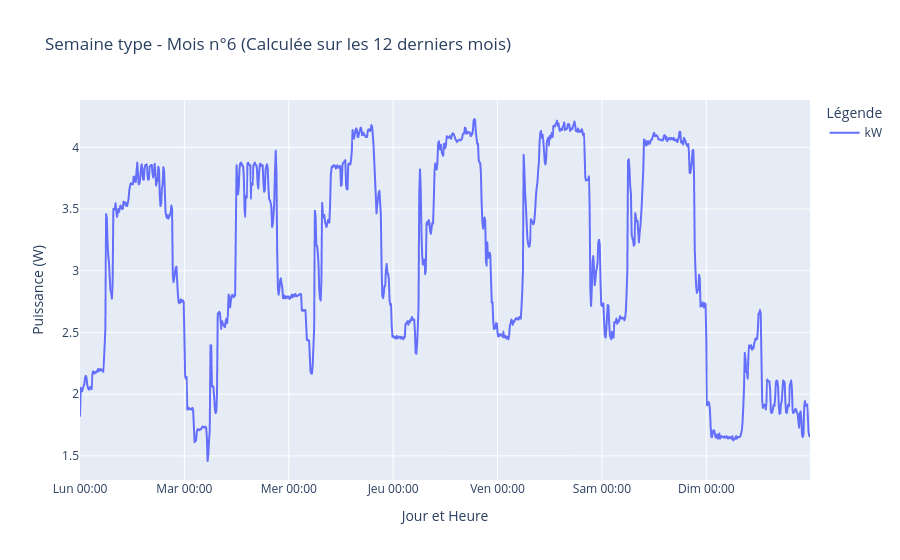
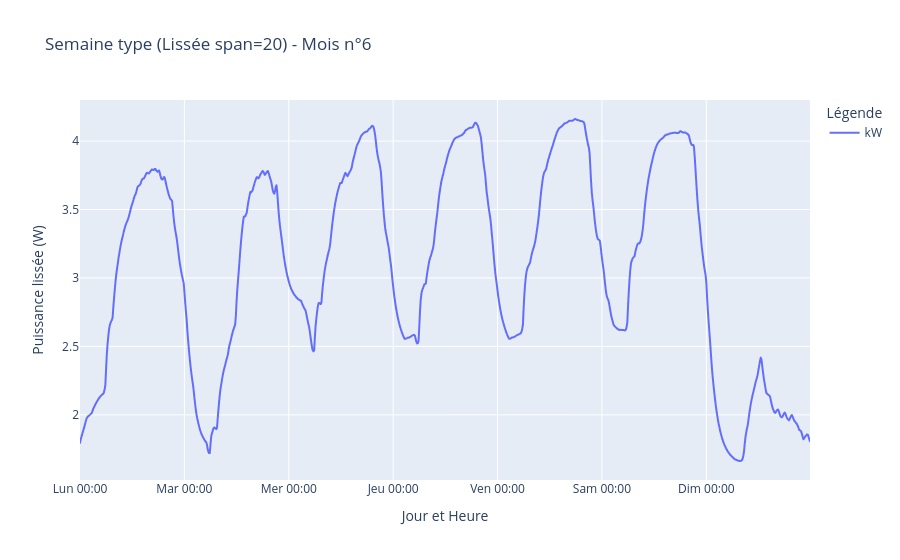

The notebook cell saved with these charts, in order:
### Code cell
a = tracer_semaine_type_mois(df, mois=6)
b = tracer_semaine_type_mois_filtre(df, span=20, mois=6)
tracer(df, echelle="semaine")

### Figure 1 — Plotly figure (JSON) as saved in the notebook; plotly's stock layout.template omitted (floating-point values rounded to 4 significant figures; data arrays with more than 128 entries replaced by an {"elided": "..."} marker saying what was removed)
{"data": [{"hovertemplate": "Capteur=kW<br>Jour et Heure=%{x}<br>Puissance (W)=%{y}<extra></extra>", "legendgroup": "kW", "line": {"color": "#636efa", "dash": "solid"}, "marker": {"symbol": "circle"}, "mode": "lines", "name": "kW", "showlegend": true, "type": "scattergl", "x": {"elided": "1008 str values"}, "xaxis": "x", "y": {"elided": "1008 float values"}, "yaxis": "y"}], "layout": {"hovermode": "x unified", "legend": {"title": {"text": "Légende"}, "tracegroupgap": 0}, "title": {"text": "Semaine type - Mois n°6 (Calculée sur les 12 derniers mois)"}, "xaxis": {"anchor": "y", "domain": [0, 1], "tickmode": "array", "ticktext": ["Lun 00:00", "Mar 00:00", "Mer 00:00", "Jeu 00:00", "Ven 00:00", "Sam 00:00", "Dim 00:00"], "tickvals": [0, 144, 288, 432, 576, 720, 864], "title": {"text": "Jour et Heure"}}, "yaxis": {"anchor": "x", "domain": [0, 1], "title": {"text": "Puissance (W)"}}}}

### Figure 2 — Plotly figure (JSON) as saved in the notebook; plotly's stock layout.template omitted (floating-point values rounded to 4 significant figures; data arrays with more than 128 entries replaced by an {"elided": "..."} marker saying what was removed)
{"data": [{"hovertemplate": "Capteur=kW<br>Jour et Heure=%{x}<br>Puissance lissée (W)=%{y}<extra></extra>", "legendgroup": "kW", "line": {"color": "#636efa", "dash": "solid"}, "marker": {"symbol": "circle"}, "mode": "lines", "name": "kW", "showlegend": true, "type": "scattergl", "x": {"elided": "1008 str values"}, "xaxis": "x", "y": {"elided": "1008 float values"}, "yaxis": "y"}], "layout": {"hovermode": "x unified", "legend": {"title": {"text": "Légende"}, "tracegroupgap": 0}, "title": {"text": "Semaine type (Lissée span=20) - Mois n°6"}, "xaxis": {"anchor": "y", "domain": [0, 1], "tickmode": "array", "ticktext": ["Lun 00:00", "Mar 00:00", "Mer 00:00", "Jeu 00:00", "Ven 00:00", "Sam 00:00", "Dim 00:00"], "tickvals": [0, 144, 288, 432, 576, 720, 864], "title": {"text": "Jour et Heure"}}, "yaxis": {"anchor": "x", "domain": [0, 1], "title": {"text": "Puissance lissée (W)"}}}}
